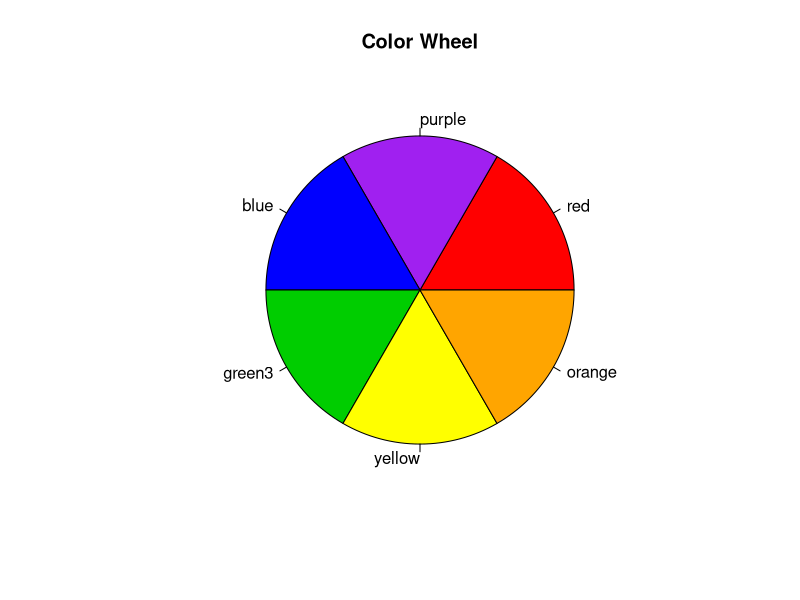
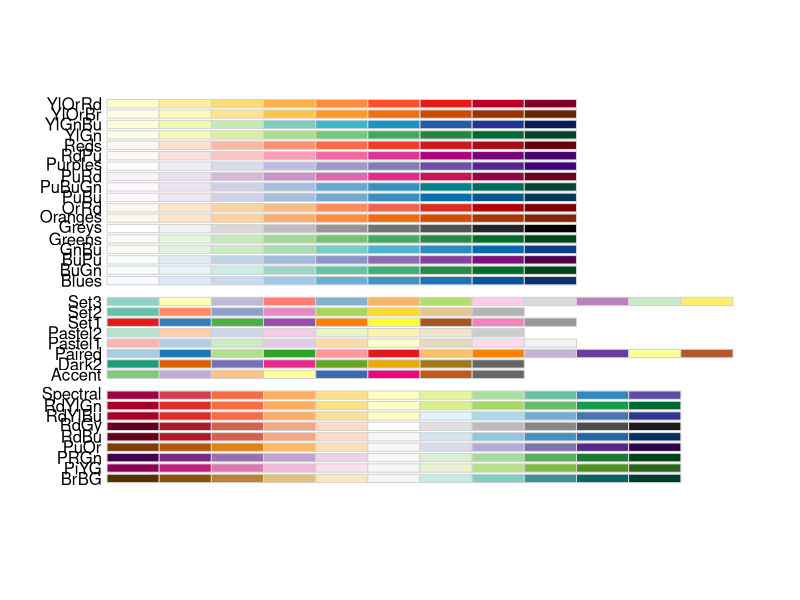
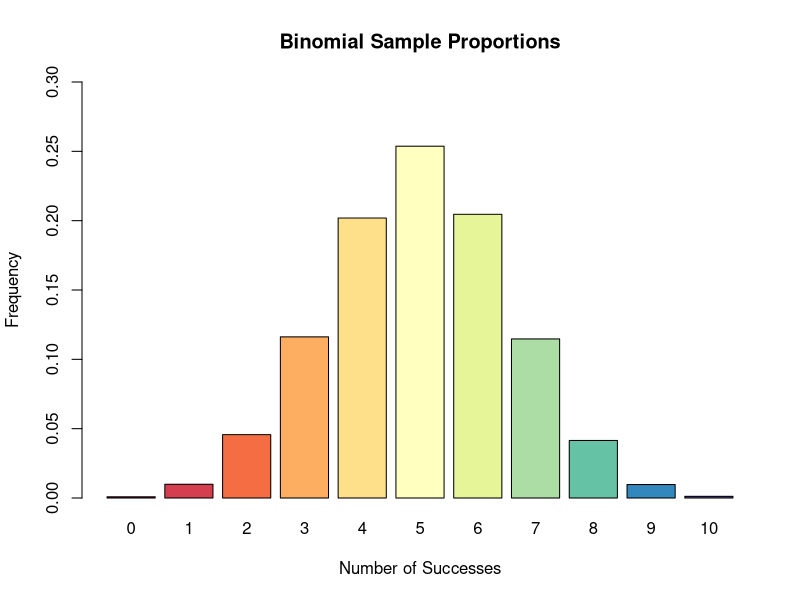
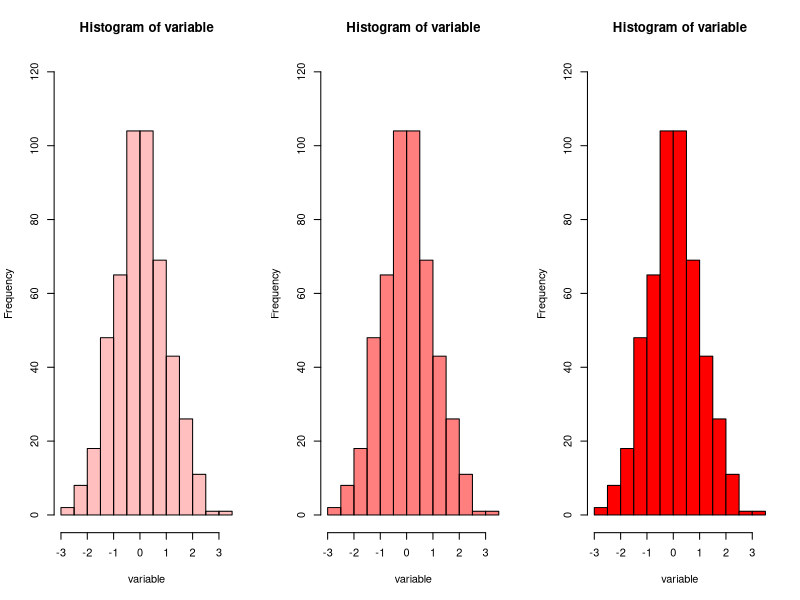
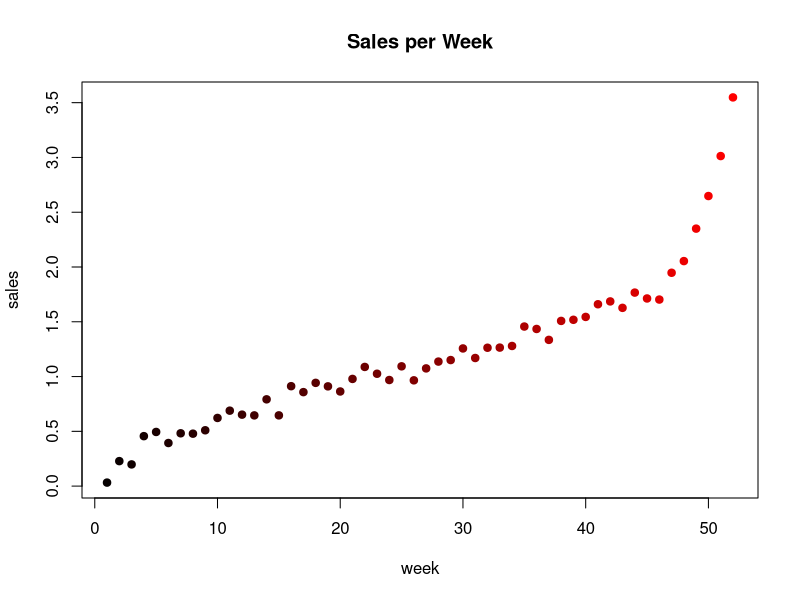
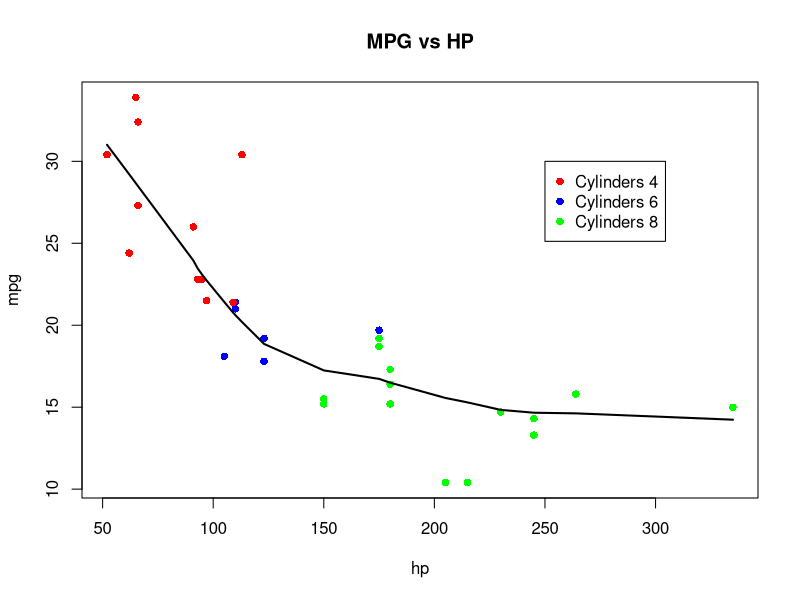
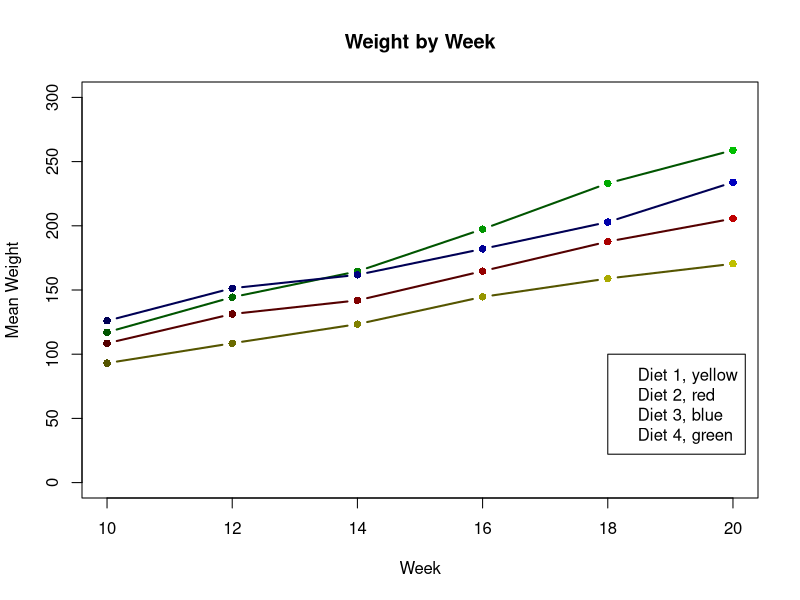
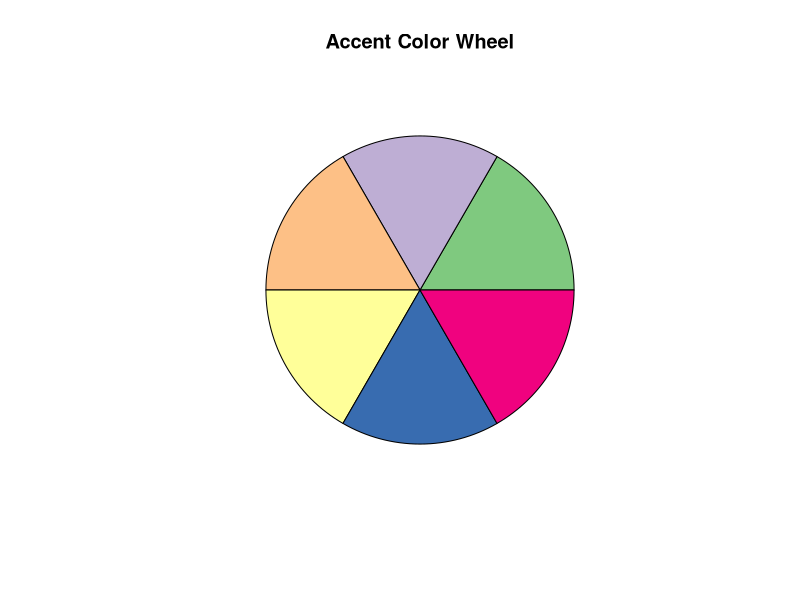

Write R code to recreate these figures, in order.
color <- colors()


color <- palette("default")
palette(c("red", "purple", "blue", "green3", "yellow", "orange"))
color <- palette(c("red", "purple", "blue", "green3", "yellow", "orange"))
pie(rep(1, 6), labels = c(color[1:6]), col = c(color[1:6]), main = "Color Wheel")

if (!require("RColorBrewer")) {
	install.packages("RColorBrewer")
	library(RColorBrewer)
}
display.brewer.all()

require("RColorBrewer")
set.seed(123)
sample <- table(rbinom(10000, 10, 0.5)) / 10000
successes <- (seq(0, 10))
barplot(sample, main = "Binomial Sample Proportions", ylab = "Frequency",
	ylim = c(0, 0.3), xlab = "Number of Successes", names.arg = c(factor(seq(0, 10))),
	col = c(brewer.pal(11, "Spectral")))

set.seed(123)
variable <- rnorm(500, mean = 0, sd = 1)
par(mfrow = c(1, 3))
hist(variable, ylim = c(0, 120), col = rgb(1, 0, 0, 0.25))
hist(variable, ylim = c(0, 120), col = rgb(1, 0, 0, 0.5))
hist(variable, ylim = c(0, 120), col = rgb(1, 0, 0))
par(mfrow = c(1, 1))


sales <- c(0.70, 0.74, 0.64, 0.39, 0.70, 2.20, 1.98, 0.64, 1.22, 0.20, 1.64, 1.02, 2.95,
	0.90, 1.76, 1.00, 1.05, 0.10, 3.45, 1.56, 1.62, 1.83, 0.99, 1.56, 0.40, 1.28,
	0.83, 1.24, 0.54, 1.44, 0.92, 1.00, 0.79, 0.79, 1.54, 1.00, 2.24, 2.50, 1.79,
	1.25, 1.49, 0.84, 1.42, 1.00, 1.25, 1.42, 1.15, 0.93, 0.40, 1.39, 0.30, 0.35)

sales <- jitter(sort(sales, decreasing = FALSE), 75)
week <- seq(1:length(sales))
c <- week / length(week) # This is a use-defined function that specifies a proportion.
coly <- rgb(c, 0, 0) # This assigns a color to each week.
plot(week, sales, col = coly, pch = 19, cex = 1, main = "Sales per Week")


data(mtcars)
col.list <- numeric(0)
cylinders <- factor(mtcars$cyl)
hp <- mtcars$hp
mpg <- mtcars$mpg
color <- c("red", "blue", "green")
col.list[cylinders == "4"] <- 1 # Denotes "red" from the palette.
col.list[cylinders == "6"] <- 2 # Denotes "blue" from the palette.
col.list[cylinders == "8"] <- 3 # Denotes "green" from the palette.
plot(hp, mpg, pch = 16, col = c(color[col.list]), main = "MPG vs HP")
legend(x = 250, y = 30, legend = paste("Cylinders", seq(4, 8, 2)),
	col = c(color), pch = 16)
lines(lowess(mtcars$hp, mtcars$mpg, 0.5), lwd = 2)


data(ChickWeight)
m.weight <- aggregate(weight ~ Time + Diet, data = ChickWeight, mean)
m.weight <- subset(m.weight, (Time >= 10) & (Time <= 20))
time <- m.weight$Time
weight <- m.weight$weight
diet <- m.weight$Diet
c <- seq(8, 20, 2) / 24 # creates color variation by week using rgb()
plot(time[diet == "1"], weight[diet == "1"], type = "b", ylim = c(0, 300), pch = 16,
xlab = "Week", ylab = "Mean Weight", main = "Weight by Week", col = rgb(c, c, 0), lwd = 2)
lines(time[diet == "2"], weight[diet == "2"], type = 'b', col = rgb(c, 0, + 0), pch = 16, lwd = 2)
lines(time[diet == "3"], weight[diet == "3"], type = 'b', col = rgb(0, c, + 0), pch = 16, lwd = 2)
lines(time[diet == "4"], weight[diet == "4"], type = 'b', col = rgb(0, 0, + c), pch = 16, lwd = 2)
legend(x = 18, y = 100, legend = paste(c("Diet 1, yellow", "Diet 2, red",
	"Diet 3, blue", "Diet 4, green")))

# 1. Use RColorBrewer and six colors from the Accent scheme to produce a pie chart with equal area slices. 
# This will require use of brewer.pal() .

pie(rep(1, 6), labels = "", col = c(brewer.pal(6, "Accent")), main = "Accent Color Wheel")

# 2. Use set.seed(123) and rnorm(100, 100, sd = 1.5) to generate six random samples. Use the color scheme from(1) above to produce six side - by - side boxplots.

set.seed(123)
sample <- rnorm(100, 100, 1.5)

barplot(head(sample, 6), main = "Accent Color Bars",
	col = c(brewer.pal(6, "Accent")))

# 3. Produce six histograms using the samples from(2) . Color each with a different color from the palette(c("red", "purple", "blue", "green3", "yellow", "orange")).

palette(c("red", "purple", "blue", "green3", "yellow", "orange"))
par(mfrow = c(2, 3))
hist(sample, ylim = c(0, 120), col = "red")
hist(sample, ylim = c(0, 120), col = "purple")
hist(sample, ylim = c(0, 120), col = "blue")
hist(sample, ylim = c(0, 120), col = "green3")
hist(sample, ylim = c(0, 120), col = "yellow")
hist(sample, ylim = c(0, 120), col = "orange")
par(mfrow = c(1, 1))

# 4. Use col2rgb() and determine the rgb() representation for
#	the six colors in the palette used in (3) above. Convert the rgb codes into hex codes.

rgbcols <- sapply(c("red", "purple", "blue", "green3", "yellow", "orange"), col2rgb)

apply(rgbcols, 2, FUN = function(x) {
	return(rgb(x[1], x[2], x[3], max = 255))
})
